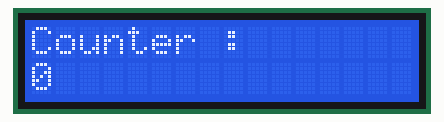
This sketch was run on a simulated Arduino Uno, built with avr-gcc and run on an emulated ATmega328P. Shown: 16×2 character LCD.

Above: at 0.1 s.
At 4.1 s:
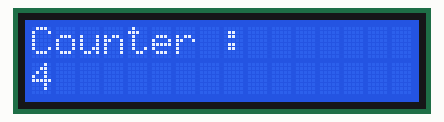
At 9.1 s:
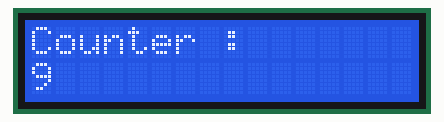
At 19.2 s:
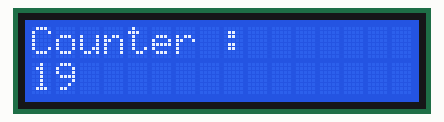
At 28.2 s:
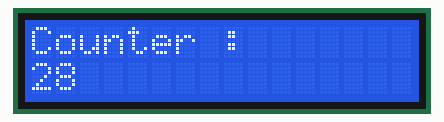
At 38.2 s:
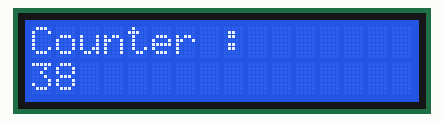

Measured:
- what the display in image 1 shows lasts 1.0 s, from 4.1 s to 5.1 s

The sketch:

Counter.ino
```cpp
#include <LiquidCrystal_I2C.h>
#include <Wire.h>

LiquidCrystal_I2C lcd(0x27 , 16 , 2);

void setup() {
  lcd.init();
  lcd.backlight();
}


void loop() {
  lcd.setCursor(0 , 0);
  lcd.print("Counter :");

  int counter = 0;

  while (true) {
    lcd.setCursor(0 , 1);
    lcd.print(counter);
    counter++;
    delay(1000);
  }

}
```
